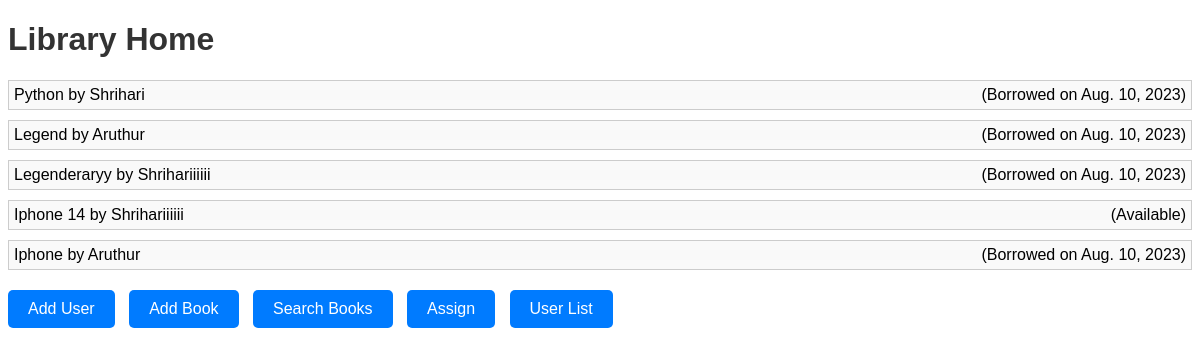
The page / on the database its author committed.
### library/models.py (models this page shows)
class Book(models.Model):
    name = models.CharField(max_length=100)
    author = models.CharField(max_length=100)
    is_borrowed = models.BooleanField(default=False)
    borrowed_date = models.DateField(null=True, blank=True)

### library/views.py (the view)
# urls.py: 2. Add a URL to urlpatterns:  path('', views.home, name='home')
def home(request):
    books = Book.objects.all()
    return render(request, 'library/home.html', {'books': books})

### library/templates/library/home.html (shortened to what this page needs)
<!DOCTYPE html>
<html>
<head>
</head>
<body>
    <h1>Library Home</h1>
    <ul>
        {% for book in books %}
            <li>
                <span>{{ book.name }} by {{ book.author }}</span>
                {% if book.is_borrowed %}
                    <span>(Borrowed on {{ book.borrowed_date }})</span>
                {% else %}
                    <span>(Available)</span>
                {% endif %}
            </li>
        {% endfor %}
    </ul>
    <div class="container">
        <a class="button" href="{% url 'add_user' %}">Add User</a>
        <a class="button" href="{% url 'add_book' %}">Add Book</a>
        <a class="button" href="{% url 'search_books' %}">Search Books</a>
        <a a class="button" href = "{%url 'assign_book' user_id=user.id %}">Assign</a>
        <a class="button" href="{% url 'user_list' %}">User List</a>
    </div>
</body>
</html>

### library/templates/library/home.html (style rules this page uses)
body { font-family: Arial, sans-serif; }
h1 { color: #333; }
ul { list-style-type: none; padding: 0; }
li { margin: 10px 0; padding: 5px; border: 1px solid #ccc; background-color: #f9f9f9; display: flex; justify-content: space-between; align-items: center; }
a.button { display: inline-block; padding: 10px 20px; margin-right: 10px; background-color: #007bff; color: #fff; text-decoration: none; border-radius: 5px; }
.container { margin-top: 20px; }

### rows shown on the page
Book: name "Python", author "Shrihari", borrowed_date "Aug. 10, 2023"
Book: name "Legend", author "Aruthur", borrowed_date "Aug. 10, 2023"
Book: name "Legenderaryy", author "Shrihariiiiii", borrowed_date "Aug. 10, 2023"
Book: name "Iphone 14", author "Shrihariiiiii", is_borrowed "(Available)"
Book: name "Iphone", author "Aruthur", borrowed_date "Aug. 10, 2023"
